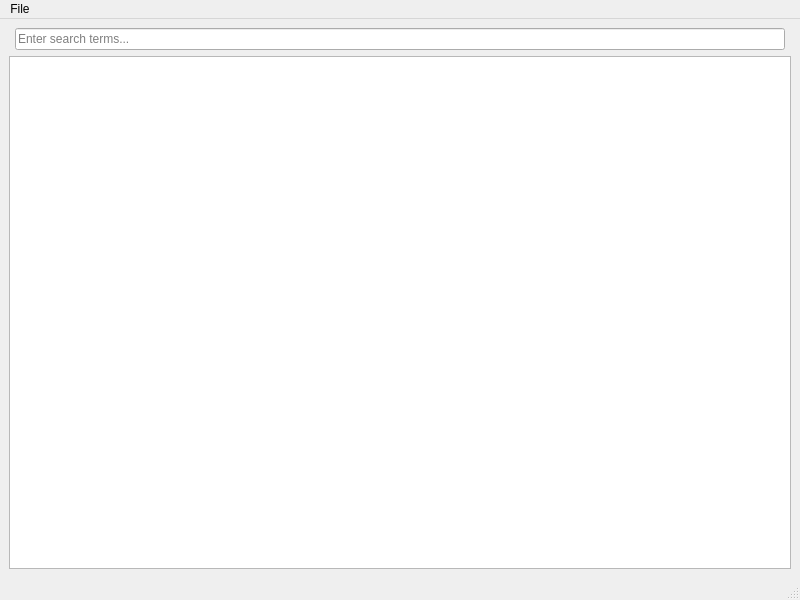
<?xml version="1.0" encoding="UTF-8"?>
<ui version="4.0">
 <class>MainWindow</class>
 <widget class="QMainWindow" name="MainWindow">
  <property name="geometry">
   <rect>
    <x>0</x>
    <y>0</y>
    <width>800</width>
    <height>600</height>
   </rect>
  </property>
  <property name="cursor">
   <cursorShape>PointingHandCursor</cursorShape>
  </property>
  <property name="windowTitle">
   <string>MainWindow</string>
  </property>
  <property name="toolTip">
   <string>&lt;html&gt;&lt;head/&gt;&lt;body&gt;&lt;p&gt;&lt;br/&gt;&lt;/p&gt;&lt;/body&gt;&lt;/html&gt;</string>
  </property>
  <property name="styleSheet">
   <string notr="true"/>
  </property>
  <widget class="QWidget" name="centralwidget">
   <property name="layoutDirection">
    <enum>Qt::LeftToRight</enum>
   </property>
   <property name="styleSheet">
    <string notr="true"/>
   </property>
   <layout class="QGridLayout" name="gridLayout">
    <item row="0" column="1">
     <widget class="QLineEdit" name="search_input">
      <property name="cursor">
       <cursorShape>PointingHandCursor</cursorShape>
      </property>
      <property name="text">
       <string/>
      </property>
      <property name="placeholderText">
       <string>Enter search terms...</string>
      </property>
     </widget>
    </item>
    <item row="3" column="0" colspan="3">
     <widget class="QTableView" name="tableView">
      <property name="enabled">
       <bool>true</bool>
      </property>
      <property name="palette">
       <palette>
        <active/>
        <inactive/>
        <disabled/>
       </palette>
      </property>
      <property name="cursor" stdset="0">
       <cursorShape>ArrowCursor</cursorShape>
      </property>
      <property name="mouseTracking">
       <bool>false</bool>
      </property>
      <property name="tabletTracking">
       <bool>false</bool>
      </property>
      <property name="layoutDirection">
       <enum>Qt::LeftToRight</enum>
      </property>
      <property name="styleSheet">
       <string notr="true"/>
      </property>
     </widget>
    </item>
   </layout>
  </widget>
  <widget class="QMenuBar" name="menubar">
   <property name="geometry">
    <rect>
     <x>0</x>
     <y>0</y>
     <width>800</width>
     <height>19</height>
    </rect>
   </property>
   <widget class="QMenu" name="menuFile">
    <property name="cursor">
     <cursorShape>PointingHandCursor</cursorShape>
    </property>
    <property name="title">
     <string>File</string>
    </property>
    <addaction name="action_export_as"/>
    <addaction name="action_import"/>
    <addaction name="separator"/>
    <addaction name="action_quit"/>
   </widget>
   <addaction name="menuFile"/>
  </widget>
  <widget class="QStatusBar" name="statusbar"/>
  <action name="action_export_as">
   <property name="text">
    <string>Export as</string>
   </property>
  </action>
  <action name="action_import">
   <property name="text">
    <string>Import</string>
   </property>
  </action>
  <action name="action_quit">
   <property name="text">
    <string>Quit</string>
   </property>
  </action>
 </widget>
 <resources/>
 <connections/>
</ui>
